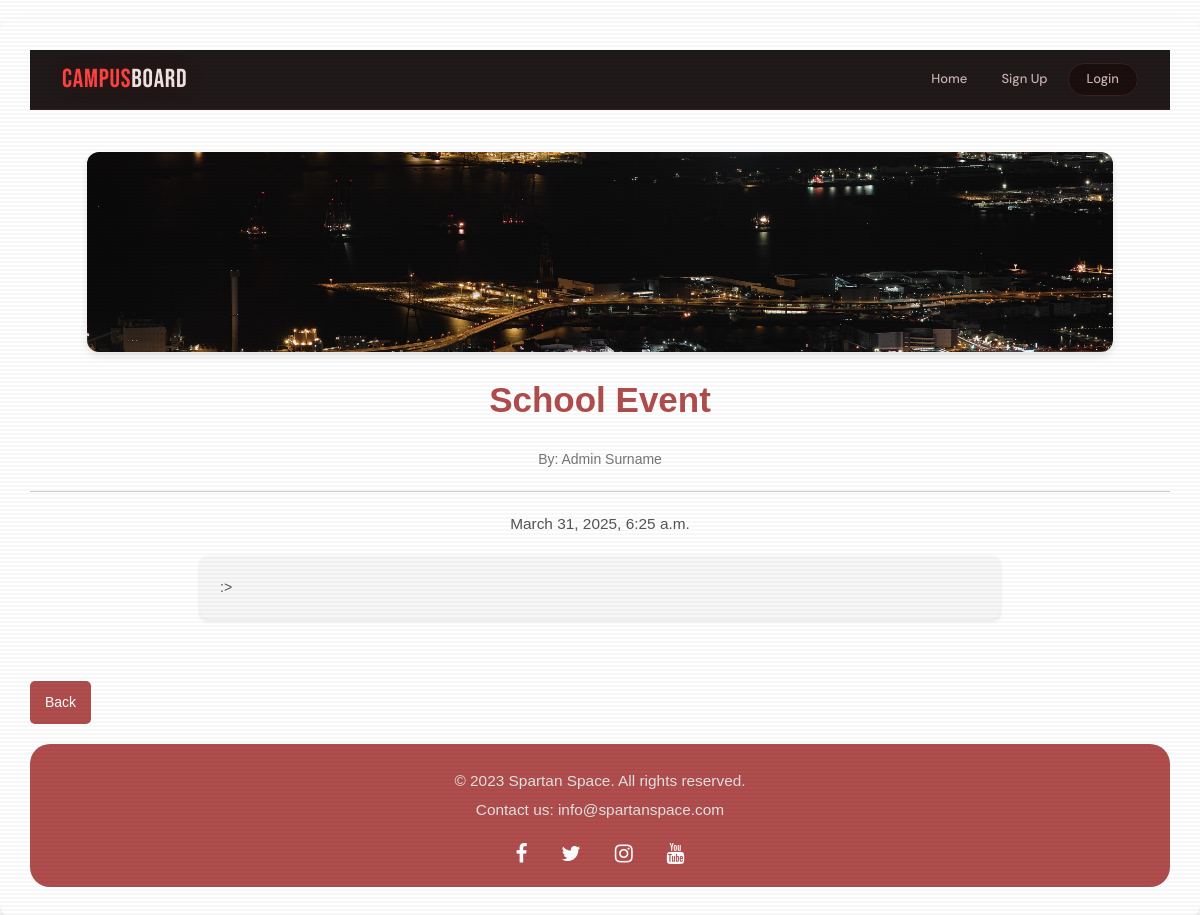
The page /5 on the database its author committed.
### spartanspacepage/models.py (models this page shows, shortened)
class Post(models.Model):
    title = models.CharField(max_length=225)
    author = models.ForeignKey(User, on_delete=models.CASCADE)
    overview = models.TextField(max_length=1000)
    event_date = models.DateTimeField()
    body = RichTextField(blank=True, null=True)
    header_image = models.ImageField(null=True, blank=True, upload_to="images/") #Directs images to the images/ folder

### spartanspacepage/views.py (the view)
# urls.py: path('<int:pk>', EventDetailView.as_view(), name="event_detail"), # Makes it so the specific event opens in a new unique link/ID number
class EventDetailView(DetailView):
    model = Post
    template_name = 'event_detail.html'

### spartanspacepage/templates/event_detail.html (shortened to what this page needs)
{% extends 'base.html' %}
{% load static %}
{% block content %}
<head>
    <link rel="stylesheet" type="text/css" href="{% static 'css/event_details.css' %}">
</head>
<body class="page_body">
    {% if post.header_image %}
        <div class="event-image">
            <img src="{{ post.header_image.url }}" alt="{{ post.title }}">
        </div>
    {% endif %}
    <h1>{{ post.title }}</h1>
    <small class="post-author">By: {{ post.author.first_name }} {{ post.author.last_name }}</small>
    <hr class="divider">
    <div class="event-date">{{ post.event_date }}</div>
    <div class="post-body-container">
        <div class="post-body-content">
            {{ post.body|safe }}
        </div>
    </div>
    <br/>
    <a href="{% url 'home' %}" class="btn btn-secondary">Back</a>
</body>
{% endblock %}

### spartanspacepage/static/css/event_details.css (style rules this page uses)
body { margin: 0; font-family: 'Helvetica Neue', Arial, sans-serif; line-height: 1.6; background-color: #f9f9f9; color: #333; }
.page_body { background-color: #ffffff; padding: 30px; box-shadow: 0 8px 16px rgba(0, 0, 0, 0.1); border-radius: 12px; margin: 20px auto; max-width: 1200px; }
h1 { font-size: 2.5em; color: #b04d4d; margin-bottom: 20px; font-weight: bold; text-align: center; }
.event-image { width: 90%; max-height: 250px; overflow: hidden; border-radius: 12px; margin: 20px auto; box-shadow: 0 4px 8px rgba(0, 0, 0, 0.1); display: flex; justify-content: center; align-items: center; }
.event-image img { width: 100%; height: auto; object-fit: cover; border-radius: 12px; }
.btn-secondary { background-color: #b04d4d; color: white; padding: 10px 15px; border: none; border-radius: 5px; text-decoration: none; transition: background-color 0.3s ease, transform 0.2s ease; display: inline-block; margin-top: 20px; font-size: 1em; }
.post-body-container { padding: 20px; background-color: #f7f7f7; border-radius: 8px; box-shadow: 0 2px 4px rgba(0, 0, 0, 0.1); margin: 20px auto; max-width: 800px; }
.post-body-content { font-size: 1em; color: #555; line-height: 1.6; }
.post-author { font-size: 1em; color: #777; text-align: center; display: block; margin: 0 auto; margin-bottom: 10px; }
.divider { border: none; border-top: 1px solid #ccc; margin: 20px 0; }
.event-date { font-size: 1.1em; color: #555; text-align: center; margin-bottom: 20px; }

### spartanspacepage/static/css/footer.css (style rules this page uses)
body { margin: 0; font-family: Arial, sans-serif; }

### spartanspacepage/static/css/styles.css (style rules this page uses)
:root { --bg: #0f0808; --surface: #1a0e0e; --surface2: #221414; --border: #3a1f1f; --text: #f1e5e5; --nav: #ccb3b3; --muted: #8a6e6e; --accent: #e82c2c; --accent-bright: #ff4444; --accent-glow: rgba(232,44,44,0.18); --accent2: #ff7043; --accent3: #ff9a9a; --accent4: #c94040; --accent5: #ff6b6b; }
* { margin: 0; padding: 0; box-sizing: border-box; }
html { scroll-behavior: smooth; }
body { background: var(--bg); color: var(--text); font-family: 'DM Sans', sans-serif; font-size: 14px; line-height: 1.6; min-height: 100vh; cursor: default; }
body::after { content: ''; position: fixed; inset: 0; background: repeating-linear-gradient(0deg, transparent, transparent 2px, rgba(0,0,0,0.03) 2px, rgba(0,0,0,0.03) 4px); pointer-events: none; z-index: 1000; }
.event-image { width: 100%; height: 200px; background-color: #f0f0f0; overflow: hidden; border-top-left-radius: 12px; border-top-right-radius: 12px; }
.event-image img { width: 100%; height: 100%; object-fit: cover; border-top-left-radius: 12px; border-top-right-radius: 12px; transition: opacity 0.3s ease; }

### rows shown on the page
Post: header_image (picture), title "School Event", author.first_name "Admin", author.last_name "Surname", event_date "March 31, 2025, 6:25 a.m.", body ":>"
